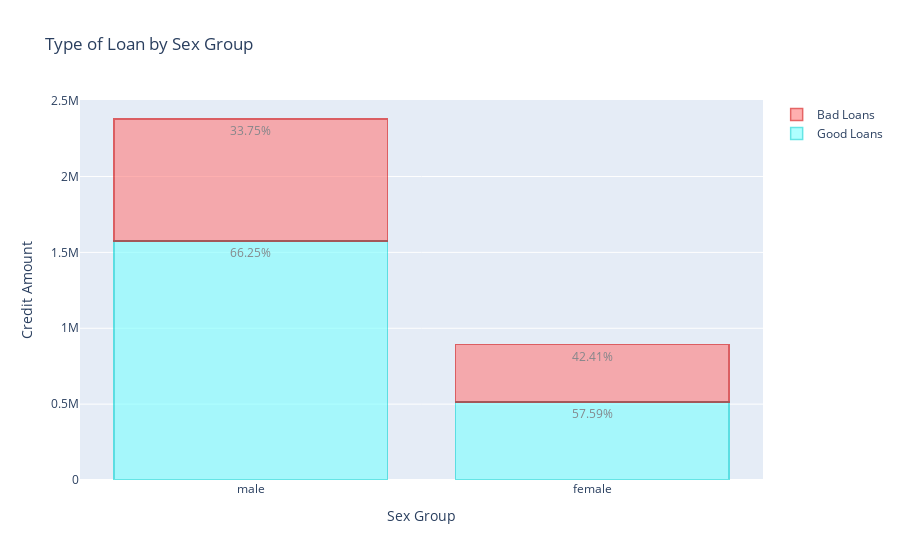

The cell this chart's notebook holds for it:
### Code cell
"""S3: Data + Layout"""
data = [trace0, trace1]

layout = go.Layout(
    title="Type of Loan by Sex Group", 
    xaxis = dict(title="Sex Group"),
    yaxis= dict(title="Credit Amount"),
    barmode='stack' #cột chồng
)

"""S4: Figure = Data + Layout"""
fig = go.Figure(data, layout=layout)

"""S5: Show"""
py.iplot(fig, filename='stacked-bar')

### Figure 1 — Plotly figure (JSON) as saved in the notebook; plotly's stock layout.template omitted (floating-point values rounded to 4 significant figures)
{"data": [{"marker": {"color": "rgb(123, 255, 255)", "line": {"color": "rgb(0, 213, 213)", "width": 1.5}}, "name": "Good Loans", "opacity": 0.6, "text": ["66.25%", "57.59%"], "textposition": "auto", "type": "bar", "x": ["male", "female"], "y": [1576069, 513751]}, {"marker": {"color": "rgb(255, 123, 123)", "line": {"color": "rgb(213, 0, 0)", "width": 1.5}}, "name": "Bad Loans", "opacity": 0.6, "text": ["33.75%", "42.41%"], "textposition": "auto", "type": "bar", "x": ["male", "female"], "y": [803079, 378359]}], "layout": {"barmode": "stack", "title": {"text": "Type of Loan by Sex Group"}, "xaxis": {"title": {"text": "Sex Group"}}, "yaxis": {"title": {"text": "Credit Amount"}}}}
